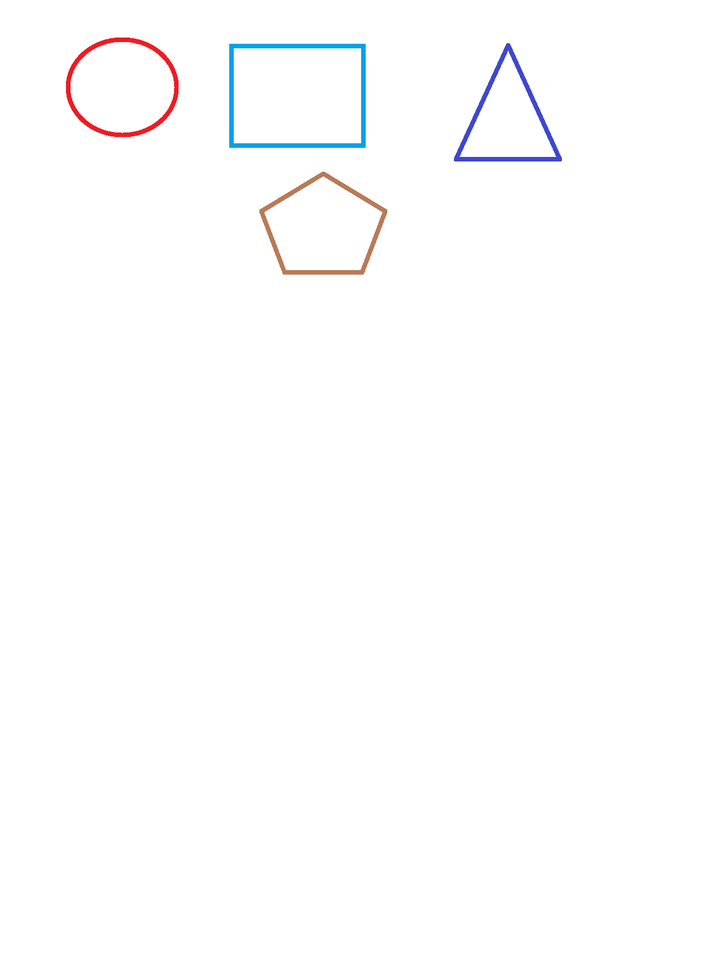
#> input picture images/1.png, 728 x 970 px, shrunk from 1280 x 1706 before the run, given in place of recognize_shape3.png, which was not available
$ python recognize_shape.py
#> lines starting #> are read from the running program, lines starting #| are printed output that depends on the picture; after the words box and inside, x2 and y2 are one past the last pixel; in counts of white or black regions, pixels touching at a corner belong together; pictures that were not available may be replaced by others from this repository, and a replacement may not be noted
"""
Make sure you install needed library
Requires:
Python 3
pip install opencv-python
"""

import cv2
import numpy as np
# Path of working folder on Disk
src_path = "images/recognize_shape"


def recognize_shape(img_path):
    # Read image with opencv
#> called with img_path = 'images/recognize_shape3.png'
    img = cv2.imread(img_path)
#> img is the input picture: shape (970, 728, 3); mean B, G, R 254, 253.5, 253.6

    # Convert to gray scale
    gray = cv2.cvtColor(img, cv2.COLOR_BGR2GRAY)

    # Apply dilation and erosion to remove some noise and text
    kernel = np.ones((4, 4), np.uint8)
    gray = cv2.dilate(gray, kernel, iterations=1)
    gray = cv2.erode(gray, kernel, iterations=1)

    #  Apply threshold to get image with only black and white
    _, gray = cv2.threshold(gray, 150, 255, cv2.THRESH_BINARY)
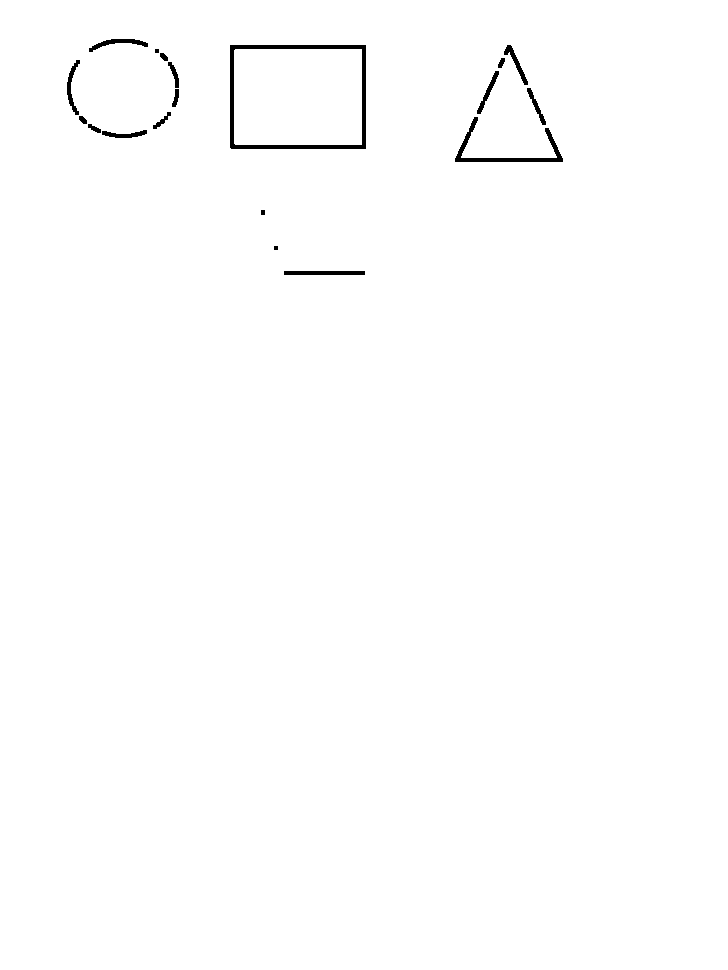
#> gray: shape (970, 728); 99.3% white; 19 black regions (2 under 20 px)

    cv2.imwrite(src_path + "thresh.png", gray)

    contours, hierarchy = cv2.findContours(gray, cv2.RETR_TREE, cv2.CHAIN_APPROX_NONE)
#> contours = 21 contours; largest, box (x1, y1, x2, y2) and area: (0, 0, 728, 970) 704463, (229, 44, 367, 150) 14382, (234, 49, 362, 145) 12064, (454, 116, 564, 163) 953, (283, 270, 366, 276) 408
    for i in range(1, len(contours)):
        index_level = hierarchy[0][i][2]
        if index_level < i:
            # Draw contours
            cv2.drawContours(img, contours[i], -1, (0, 255, 0), 3)
#> this loop made 20 passes
#> index_level on passes 1 to 12: -1, -1, -1, -1, -1, -1, -1, -1, -1, -1, -1, -1
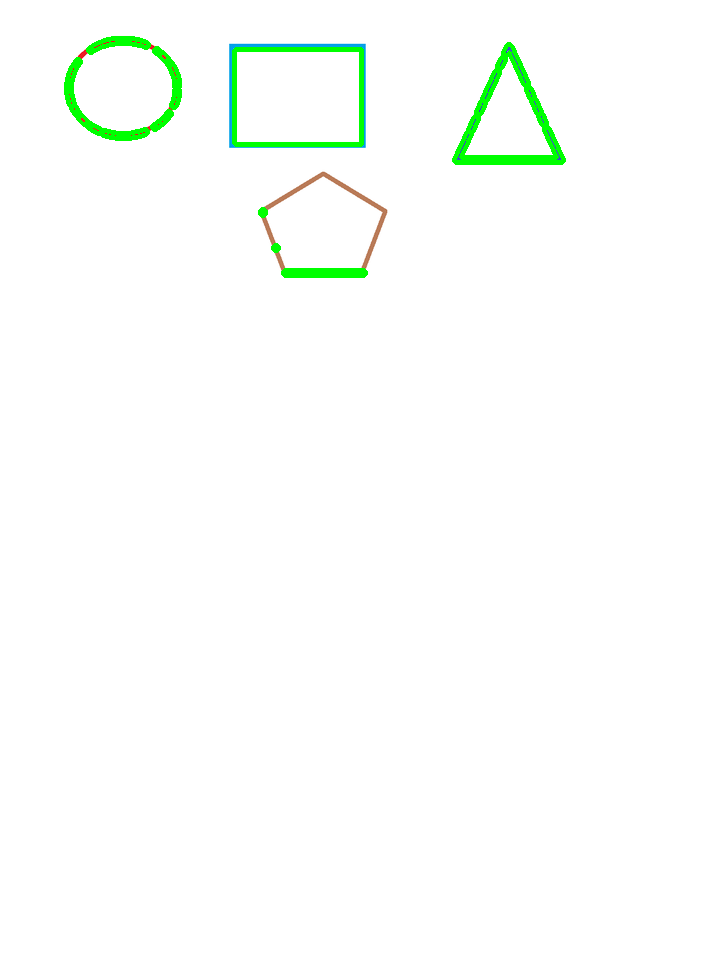
#> img: shape (970, 728, 3); 1.31% of pixels changed, all inside (x1, y1, x2, y2) = (64, 36, 566, 278)

    cv2.imshow("result", img)
    cv2.imwrite(src_path + "result.png", img)

    # Press any key to exit
    cv2.waitKey(0)

print('--- Start recognize shape ---')
recognize_shape(src_path + "3.png") # Update image path we wan to recognize
print("------ Done -------")

$ run again, on images/2.png
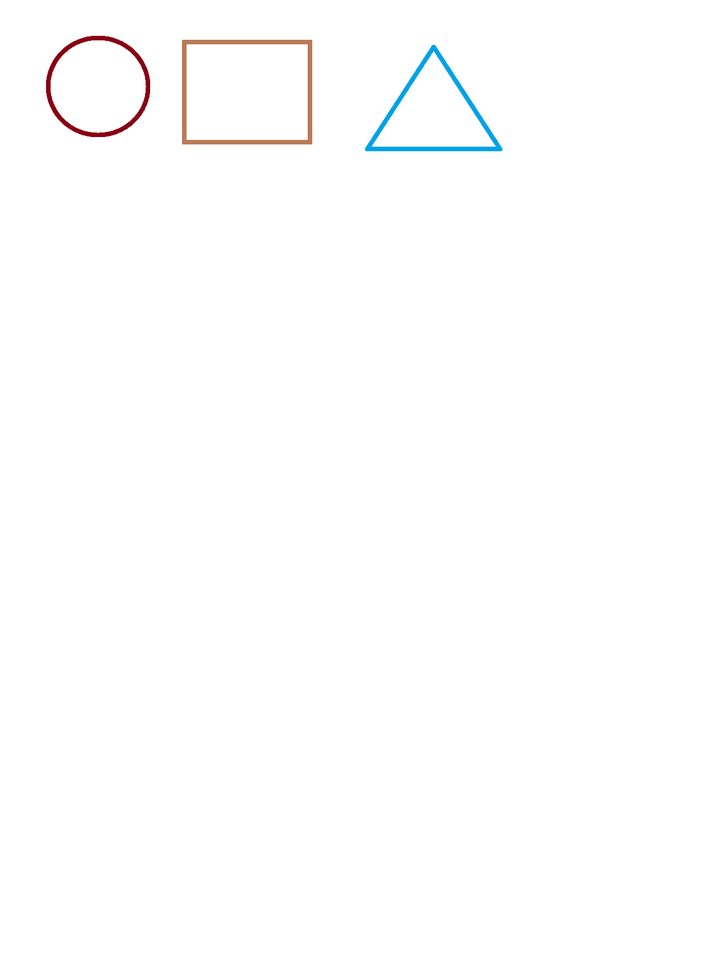
#> input picture images/2.png, 728 x 970 px, shrunk from 1280 x 1706 before the run, given in place of recognize_shape3.png, which was not available
#> in recognize_shape, img is the input picture: shape (970, 728, 3); mean B, G, R 254, 253.9, 253.9
#> in recognize_shape, `_, gray = cv2.threshold(gray, 150, 255, cv2.THRESH_BINARY)`:
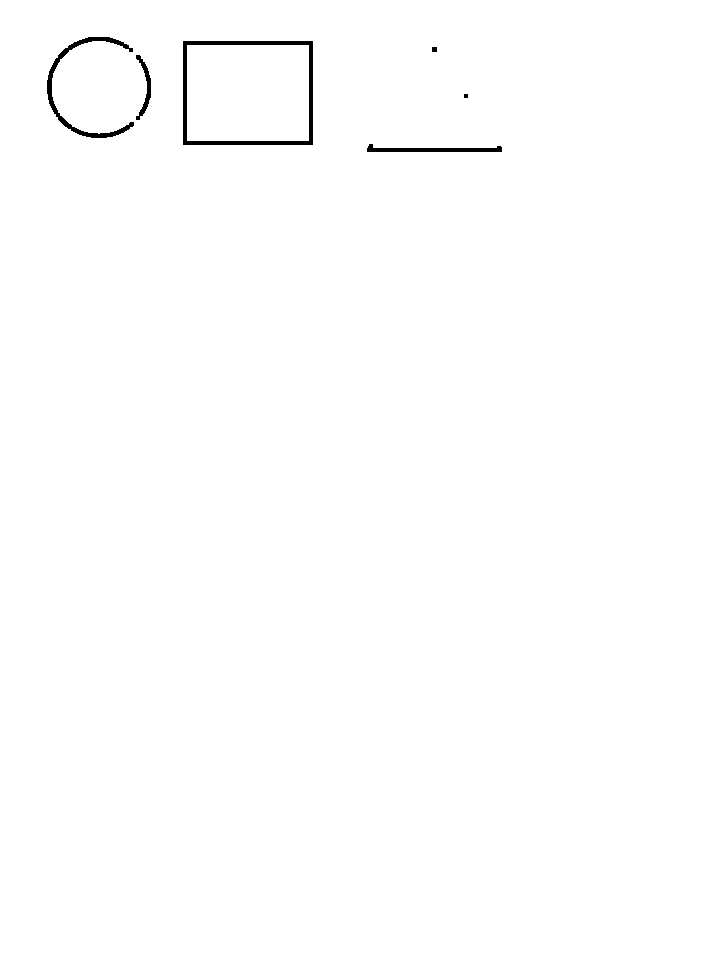
#> gray: shape (970, 728); 99.5% white; 6 black regions (1 under 20 px)
#> contours = 8 contours; box (x1, y1, x2, y2) and area: (0, 0, 728, 970) 704463, (182, 40, 314, 146) 13753, (187, 45, 309, 141) 11495, (46, 36, 135, 139) 1244, (366, 143, 503, 153) 708, (135, 54, 152, 121) 372, (431, 46, 438, 53) 34, (463, 93, 469, 99) 23
#> the loop in recognize_shape, `for i in range(1, len(contours)):` made 7 passes
#> index_level on passes 1 to 7: -1, -1, -1, -1, 6, -1, -1
#> after the loop in recognize_shape, `for i in range(1, len(contours)):`:
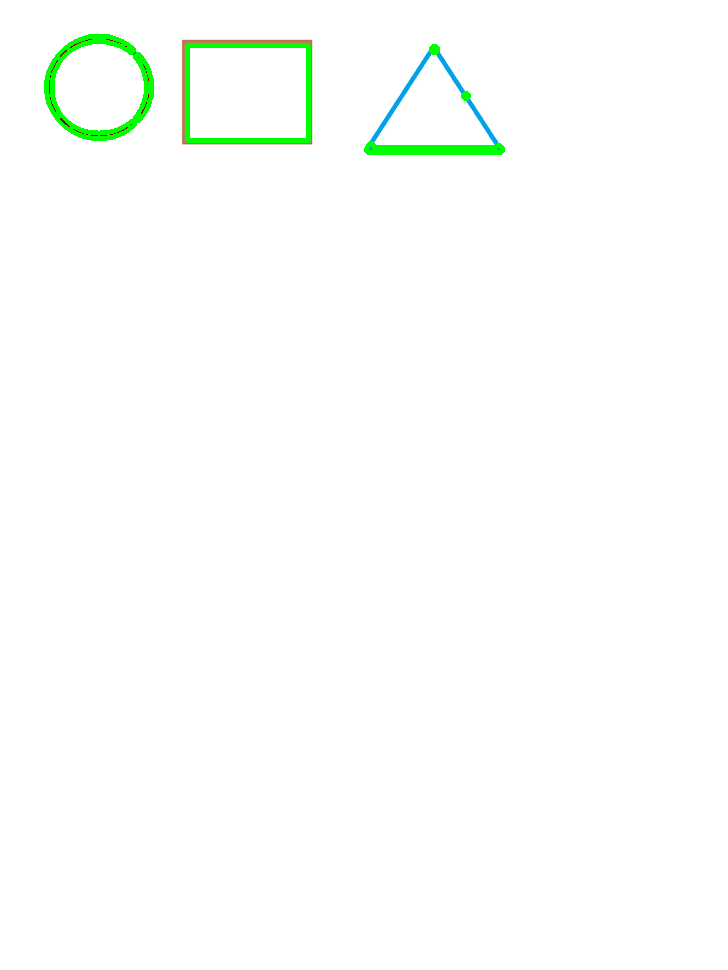
#> img: shape (970, 728, 3); 0.93% of pixels changed, all inside (x1, y1, x2, y2) = (44, 34, 505, 155)
